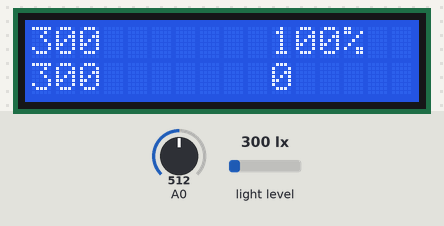
A sketch run on a simulated Arduino Uno, built with avr-gcc and run on an emulated ATmega328P. Parts: 16×2 character LCD. The inputs (shaded band) are chosen by the test bench; at power-on: light level 300 lx, A0 = 512. What the sketch prints to the serial monitor is not drawn.

Above: at 1.2 s.
1.3 s: light level set to 40 lx
At 2.2 s:
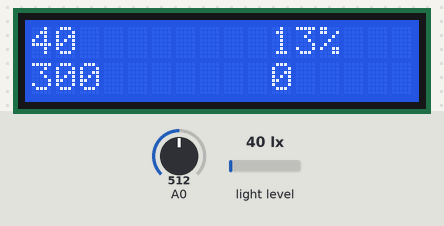
2.8 s: A0 set to 610
At 4.3 s:
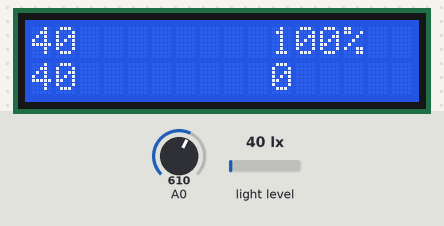
4.6 s: light level set to 500 lx
At 6.0 s:
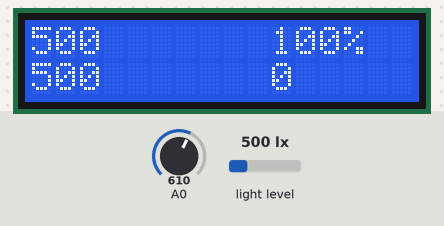
6.3 s: light level set to 1000 lx
At 7.6 s:
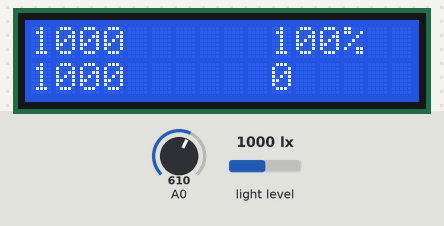
Timing chart, 0 to 8.9 s (numbered marks = the images above; inputs shaded):
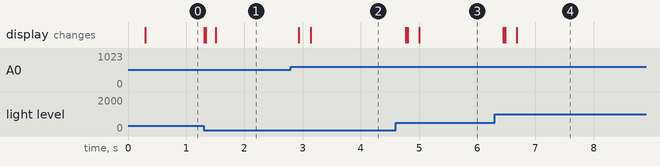

The sketch:

LampTest-1.ino
```cpp
#include <Wire.h>
#include <Adafruit_Sensor.h>
#include <Adafruit_TSL2561_U.h>
//#include <LiquidCrystal.h>
#include <LiquidCrystal_I2C.h>

//initialize LCD with the numbers of the interface pins
//    LiquidCrystal lcd(8, 9, 4, 5, 6, 7);

int start;
int lm;
int procent;

//Переменные из люксметра от samopal.pro
#define MAX_UNITS 12
uint16_t l_min=0,l_max=0,l=0,env=0;
int pulse = 0;

Adafruit_TSL2561_Unified tsl = Adafruit_TSL2561_Unified(TSL2561_ADDR_FLOAT, 12345);

LiquidCrystal_I2C lcd(0x27,16,2);

void configureSensor(void)
{
  tsl.setGain(TSL2561_GAIN_1X);      /* No gain ... use in bright light to avoid sensor saturation */
  // tsl.setGain(TSL2561_GAIN_16X);     /* 16x gain ... use in low light to boost sensitivity */
  // tsl.enableAutoRange(true);            /* Auto-gain ... switches automatically between 1x and 16x */

  /* Changing the integration time gives you better sensor resolution (402ms = 16-bit data) */
  // tsl.setIntegrationTime(TSL2561_INTEGRATIONTIME_13MS);      /* fast but low resolution */
  // tsl.setIntegrationTime(TSL2561_INTEGRATIONTIME_101MS);  /* medium resolution and speed   */
  tsl.setIntegrationTime(TSL2561_INTEGRATIONTIME_402MS);  /* 16-bit data but slowest conversions */

}

void setup(void)

{
// set up the LCD's number of columns and rows:
  lcd.init();                      // initialize the lcd
  lcd.backlight();

  // Default Screen
  lcd.setCursor(0,0);
  lcd.print("Curr:           ");


  Serial.begin(9600);
  Serial.println("Lamtest welcome...");
  /* Initialise the sensor */
//delay(5000);
  if(!tsl.begin())
  {
    /* There was a problem detecting the TSL2561 ... check your connections */
    Serial.print("Ooops, no TSL2561 detected ... Check your wiring or I2C ADDR!");
    while(1);
  }

  /* Setup the sensor gain and integration time */
  configureSensor();

// Записываем исходное значение

  sensors_event_t event;
  tsl.getEvent(&event);
  start = event.light;

lcd.setCursor(0,1);
lcd.print(start);

  Serial.print("start:");
  Serial.println(start);
}

void loop(void)
{
  tsl.setIntegrationTime(TSL2561_INTEGRATIONTIME_402MS);
  /* Get a new sensor event */
  sensors_event_t event;
  tsl.getEvent(&event);

lm = event.light;

lcd.setCursor(0,0);
lcd.print(lm); lcd.print("  ");

procent = (event.light/start*100);

lcd.setCursor(10,0);
lcd.print(procent); lcd.print("%  ");

{
      int x;
      x = analogRead (0);

      if (x < 60) {
//        lcd.print ("Right ");
      }
      else if (x < 200) {
//        lcd.print ("Up    ");
      }
      else if (x < 400){
//        lcd.print ("Down  ");
      }
      else if (x < 600){
//        lcd.print ("Left  ");
env = event.light;
      }
      else if (x < 800){
start = lm;
lcd.setCursor(0,1);
lcd.print(start);
lcd.print("    ");
      }
}

// Замер пульсации
tsl.setIntegrationTime(TSL2561_INTEGRATIONTIME_13MS);

l=event.light-env;
l_min = l;
l_max = l;

  for (int i = 0; i < MAX_UNITS; i = i + 1) {

   tsl.getEvent(&event);

l=event.light-env;
if( l < l_min )l_min = l;
if( l > l_max )l_max = l;
}
      if( l_max != 0 )pulse = (double)((l_max - l_min))*100/(double)((l_max + l_min));
      else pulse = 0;

lcd.setCursor(10,1);
lcd.print(pulse);
lcd.print("    ");
}
```

Measured:
- after the input at 1.3 s, the display: first changes at once (image 1 shows a later state)
- after the input at 2.8 s, the display: first changes after 0.14 s (image 2 shows a later state)
- after the input at 4.6 s, the display: first changes after 0.17 s (image 3 shows a later state)
- after the input at 6.3 s, the display: first changes after 0.15 s (image 4 shows a later state)
